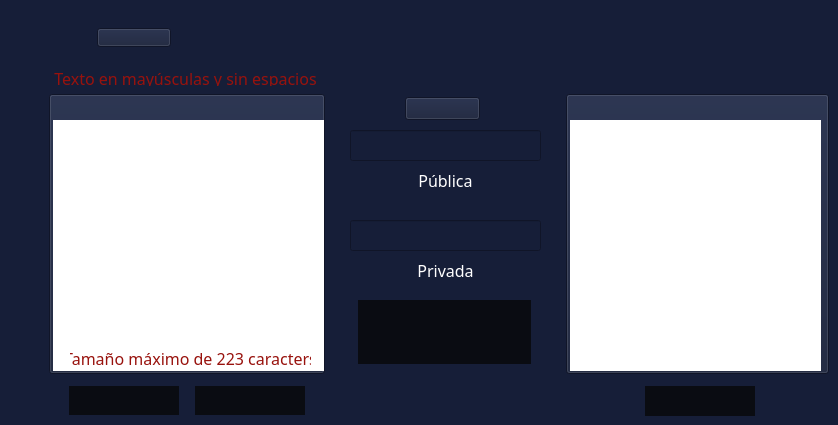
          <widget class="QWidget" name="fiGamal">
           <property name="styleSheet">
            <string notr="true">*{
	background-color: rgb(22,30,56);
}
QToolButton{
	color: rgb(255,255,255);
	background:rgb(10,12,18);
	border:none;
}
QToolButton:hover{
	background:rgb(33,38,52);
	border:none;
}
QTextEdit{
	background:rgb(255,255,255);
	border:none;
}
QLineEdit{
	color:rgb(255, 255, 255)
}</string>
           </property>
           <widget class="QPushButton" name="pushButton_24">
            <property name="geometry">
             <rect>
              <x>97</x>
              <y>28</y>
              <width>74</width>
              <height>19</height>
             </rect>
            </property>
            <property name="text">
             <string/>
            </property>
            <property name="icon">
             <iconset>
              <normaloff>src/titulos/ElGamal.png</normaloff>src/titulos/ElGamal.png</iconset>
            </property>
            <property name="iconSize">
             <size>
              <width>74</width>
              <height>19</height>
             </size>
            </property>
           </widget>
           <widget class="QPushButton" name="pushButton_75">
            <property name="geometry">
             <rect>
              <x>49</x>
              <y>94</y>
              <width>276</width>
              <height>280</height>
             </rect>
            </property>
            <property name="text">
             <string/>
            </property>
            <property name="icon">
             <iconset>
              <normaloff>src/textoDeseado.png</normaloff>src/textoDeseado.png</iconset>
            </property>
            <property name="iconSize">
             <size>
              <width>276</width>
              <height>280</height>
             </size>
            </property>
           </widget>
           <widget class="QTextEdit" name="fiGamTextoOriginal">
            <property name="geometry">
             <rect>
              <x>53</x>
              <y>120</y>
              <width>271</width>
              <height>251</height>
             </rect>
            </property>
           </widget>
           <widget class="QToolButton" name="fiGamCifrar">
            <property name="geometry">
             <rect>
              <x>69</x>
              <y>386</y>
              <width>110</width>
              <height>29</height>
             </rect>
            </property>
            <property name="cursor">
             <cursorShape>PointingHandCursor</cursorShape>
            </property>
            <property name="text">
             <string/>
            </property>
            <property name="icon">
             <iconset>
              <normaloff>src/BotonesGral/Firmar.png</normaloff>src/BotonesGral/Firmar.png</iconset>
            </property>
            <property name="iconSize">
             <size>
              <width>110</width>
              <height>29</height>
             </size>
            </property>
           </widget>
           <widget class="QToolButton" name="fiGamDescifrar">
            <property name="geometry">
             <rect>
              <x>195</x>
              <y>386</y>
              <width>110</width>
              <height>29</height>
             </rect>
            </property>
            <property name="cursor">
             <cursorShape>PointingHandCursor</cursorShape>
            </property>
            <property name="text">
             <string/>
            </property>
            <property name="icon">
             <iconset>
              <normaloff>src/BotonesGral/Verificar.png</normaloff>src/BotonesGral/Verificar.png</iconset>
            </property>
            <property name="iconSize">
             <size>
              <width>110</width>
              <height>29</height>
             </size>
            </property>
           </widget>
           <widget class="QPushButton" name="pushButton_76">
            <property name="geometry">
             <rect>
              <x>405</x>
              <y>97</y>
              <width>75</width>
              <height>23</height>
             </rect>
            </property>
            <property name="text">
             <string/>
            </property>
            <property name="icon">
             <iconset>
              <normaloff>src/BotonesGral/Clave.png</normaloff>src/BotonesGral/Clave.png</iconset>
            </property>
            <property name="iconSize">
             <size>
              <width>44</width>
              <height>18</height>
             </size>
            </property>
           </widget>
           <widget class="QPushButton" name="pushButton_77">
            <property name="geometry">
             <rect>
              <x>566</x>
              <y>94</y>
              <width>263</width>
              <height>280</height>
             </rect>
            </property>
            <property name="text">
             <string/>
            </property>
            <property name="icon">
             <iconset>
              <normaloff>src/textoObtenido.png</normaloff>src/textoObtenido.png</iconset>
            </property>
            <property name="iconSize">
             <size>
              <width>263</width>
              <height>280</height>
             </size>
            </property>
           </widget>
           <widget class="QToolButton" name="fiGamGenerar">
            <property name="geometry">
             <rect>
              <x>358</x>
              <y>300</y>
              <width>173</width>
              <height>64</height>
             </rect>
            </property>
            <property name="cursor">
             <cursorShape>PointingHandCursor</cursorShape>
            </property>
            <property name="text">
             <string/>
            </property>
            <property name="icon">
             <iconset>
              <normaloff>src/BotonesGral/Generar  Clave.png</normaloff>src/BotonesGral/Generar  Clave.png</iconset>
            </property>
            <property name="iconSize">
             <size>
              <width>173</width>
              <height>64</height>
             </size>
            </property>
           </widget>
           <widget class="QToolButton" name="fiGamCopiar">
            <property name="geometry">
             <rect>
              <x>645</x>
              <y>386</y>
              <width>110</width>
              <height>30</height>
             </rect>
            </property>
            <property name="cursor">
             <cursorShape>PointingHandCursor</cursorShape>
            </property>
            <property name="text">
             <string/>
            </property>
            <property name="icon">
             <iconset>
              <normaloff>src/BotonesGral/Copiar.png</normaloff>src/BotonesGral/Copiar.png</iconset>
            </property>
            <property name="iconSize">
             <size>
              <width>110</width>
              <height>30</height>
             </size>
            </property>
           </widget>
           <widget class="QTextEdit" name="fiGamTextoResult">
            <property name="geometry">
             <rect>
              <x>570</x>
              <y>120</y>
              <width>251</width>
              <height>251</height>
             </rect>
            </property>
           </widget>
           <widget class="QLabel" name="label_44">
            <property name="geometry">
             <rect>
              <x>70</x>
              <y>350</y>
              <width>241</width>
              <height>16</height>
             </rect>
            </property>
            <property name="font">
             <font>
              <family>Bahnschrift</family>
              <pointsize>12</pointsize>
             </font>
            </property>
            <property name="styleSheet">
             <string notr="true">color:rgb(152, 18, 13);
background:transparent</string>
            </property>
            <property name="text">
             <string>Tamaño máximo de 223 caracters</string>
            </property>
            <property name="alignment">
             <set>Qt::AlignCenter</set>
            </property>
           </widget>
           <widget class="QLabel" name="label_45">
            <property name="geometry">
             <rect>
              <x>360</x>
              <y>260</y>
              <width>171</width>
              <height>20</height>
             </rect>
            </property>
            <property name="font">
             <font>
              <family>Bahnschrift</family>
              <pointsize>12</pointsize>
             </font>
            </property>
            <property name="styleSheet">
             <string notr="true">color:white</string>
            </property>
            <property name="text">
             <string>Privada</string>
            </property>
            <property name="alignment">
             <set>Qt::AlignCenter</set>
            </property>
           </widget>
           <widget class="QLabel" name="label_46">
            <property name="geometry">
             <rect>
              <x>40</x>
              <y>70</y>
              <width>291</width>
              <height>16</height>
             </rect>
            </property>
            <property name="font">
             <font>
              <family>Bahnschrift</family>
              <pointsize>12</pointsize>
             </font>
            </property>
            <property name="styleSheet">
             <string notr="true">color:rgb(152, 18, 13);
background:transparent</string>
            </property>
            <property name="text">
             <string>Texto en mayúsculas y sin espacios</string>
            </property>
            <property name="alignment">
             <set>Qt::AlignCenter</set>
            </property>
           </widget>
           <widget class="QLineEdit" name="clavefiGamalPublica">
            <property name="geometry">
             <rect>
              <x>350</x>
              <y>130</y>
              <width>191</width>
              <height>31</height>
             </rect>
            </property>
            <property name="font">
             <font>
              <family>Bahnschrift</family>
              <pointsize>12</pointsize>
             </font>
            </property>
            <property name="styleSheet">
             <string notr="true"/>
            </property>
            <property name="text">
             <string/>
            </property>
            <property name="alignment">
             <set>Qt::AlignCenter</set>
            </property>
           </widget>
           <widget class="QLineEdit" name="clavefiGamalPrivada">
            <property name="geometry">
             <rect>
              <x>350</x>
              <y>220</y>
              <width>191</width>
              <height>31</height>
             </rect>
            </property>
            <property name="font">
             <font>
              <family>Bahnschrift</family>
              <pointsize>12</pointsize>
             </font>
            </property>
            <property name="styleSheet">
             <string notr="true"/>
            </property>
            <property name="text">
             <string/>
            </property>
            <property name="alignment">
             <set>Qt::AlignCenter</set>
            </property>
           </widget>
           <widget class="QLabel" name="label_47">
            <property name="geometry">
             <rect>
              <x>360</x>
              <y>170</y>
              <width>171</width>
              <height>20</height>
             </rect>
            </property>
            <property name="font">
             <font>
              <family>Bahnschrift</family>
              <pointsize>12</pointsize>
             </font>
            </property>
            <property name="styleSheet">
             <string notr="true">color:white</string>
            </property>
            <property name="text">
             <string>Pública</string>
            </property>
            <property name="alignment">
             <set>Qt::AlignCenter</set>
            </property>
           </widget>
          </widget>
